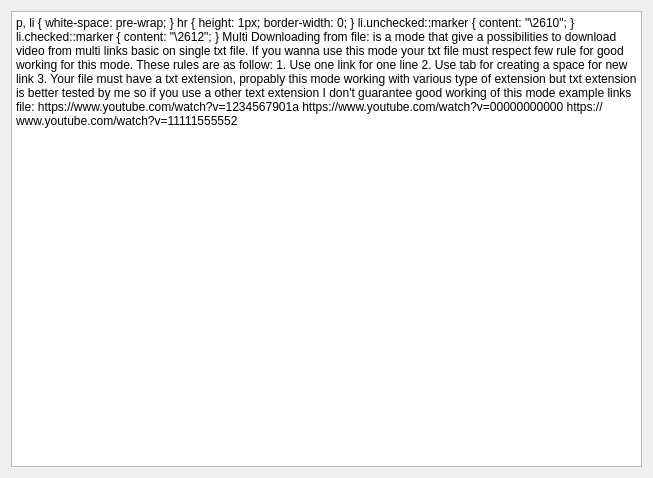
<?xml version="1.0" encoding="UTF-8"?>
<ui version="4.0">
 <class>MultiDownloadigInfoWidget</class>
 <widget class="QFrame" name="MultiDownloadigInfoWidget">
  <property name="geometry">
   <rect>
    <x>0</x>
    <y>0</y>
    <width>653</width>
    <height>478</height>
   </rect>
  </property>
  <property name="windowTitle">
   <string>Info About Multi Downloading Mode</string>
  </property>
  <layout class="QVBoxLayout" name="verticalLayout">
   <item>
    <widget class="QTextEdit" name="InfoAboutMultiDownloadingMode">
     <property name="html">
      <string>&lt;!DOCTYPE HTML PUBLIC &quot;-//W3C//DTD HTML 4.0//EN&quot; &quot;http://www.w3.org/TR/REC-html40/strict.dtd&quot;&gt;
&lt;html&gt;&lt;head&gt;&lt;meta name=&quot;qrichtext&quot; content=&quot;1&quot; /&gt;&lt;meta charset=&quot;utf-8&quot; /&gt;&lt;style type=&quot;text/css&quot;&gt;
p, li { white-space: pre-wrap; }
hr { height: 1px; border-width: 0; }
li.unchecked::marker { content: &quot;\2610&quot;; }
li.checked::marker { content: &quot;\2612&quot;; }
&lt;/style&gt;&lt;/head&gt;&lt;body style=&quot; font-family:'Noto Sans'; font-size:10pt; font-weight:400; font-style:normal;&quot;&gt;
&lt;p align=&quot;center&quot; style=&quot; margin-top:0px; margin-bottom:0px; margin-left:0px; margin-right:0px; -qt-block-indent:0; text-indent:0px;&quot;&gt;&lt;span style=&quot; font-size:14pt; font-weight:700;&quot;&gt;Multi Downloading from file: &lt;/span&gt;&lt;/p&gt;
&lt;p style=&quot; margin-top:0px; margin-bottom:0px; margin-left:0px; margin-right:0px; -qt-block-indent:0; text-indent:0px;&quot;&gt;&lt;span style=&quot; font-size:12pt;&quot;&gt;is a mode that give a possibilities to download video from multi links basic on single txt file. If you wanna use this mode your txt file must respect few rule for good working for this mode.&lt;/span&gt;&lt;/p&gt;
&lt;p style=&quot;-qt-paragraph-type:empty; margin-top:0px; margin-bottom:0px; margin-left:0px; margin-right:0px; -qt-block-indent:0; text-indent:0px; font-size:12pt;&quot;&gt;&lt;br /&gt;&lt;/p&gt;
&lt;p style=&quot; margin-top:0px; margin-bottom:0px; margin-left:0px; margin-right:0px; -qt-block-indent:0; text-indent:0px;&quot;&gt;&lt;span style=&quot; font-size:12pt; font-weight:700;&quot;&gt;These rules are as follow:&lt;/span&gt;&lt;/p&gt;
&lt;p style=&quot; margin-top:0px; margin-bottom:0px; margin-left:0px; margin-right:0px; -qt-block-indent:0; text-indent:0px;&quot;&gt;&lt;span style=&quot; font-size:12pt;&quot;&gt;1. Use one link for one line  &lt;/span&gt;&lt;/p&gt;
&lt;p style=&quot; margin-top:0px; margin-bottom:0px; margin-left:0px; margin-right:0px; -qt-block-indent:0; text-indent:0px;&quot;&gt;&lt;span style=&quot; font-size:12pt;&quot;&gt;2. Use tab for creating a space for new link &lt;/span&gt;&lt;/p&gt;
&lt;p style=&quot; margin-top:0px; margin-bottom:0px; margin-left:0px; margin-right:0px; -qt-block-indent:0; text-indent:0px;&quot;&gt;&lt;span style=&quot; font-size:12pt;&quot;&gt;3. Your file must have a txt extension, propably this mode working with various type of extension but txt extension is better tested by me so if you use a other text extension I don't guarantee good working of this mode&lt;/span&gt;&lt;/p&gt;
&lt;p style=&quot;-qt-paragraph-type:empty; margin-top:0px; margin-bottom:0px; margin-left:0px; margin-right:0px; -qt-block-indent:0; text-indent:0px; font-size:12pt;&quot;&gt;&lt;br /&gt;&lt;/p&gt;
&lt;p align=&quot;center&quot; style=&quot; margin-top:0px; margin-bottom:0px; margin-left:0px; margin-right:0px; -qt-block-indent:0; text-indent:0px;&quot;&gt;&lt;span style=&quot; font-size:14pt; font-weight:700;&quot;&gt;example links file: &lt;/span&gt;&lt;/p&gt;
&lt;p style=&quot; margin-top:0px; margin-bottom:0px; margin-left:0px; margin-right:0px; -qt-block-indent:0; text-indent:0px;&quot;&gt;&lt;span style=&quot; font-size:12pt;&quot;&gt;https://www.youtube.com/watch?v=1234567901a&lt;/span&gt;&lt;/p&gt;
&lt;p style=&quot; margin-top:0px; margin-bottom:0px; margin-left:0px; margin-right:0px; -qt-block-indent:0; text-indent:0px;&quot;&gt;&lt;span style=&quot; font-size:12pt;&quot;&gt;https://www.youtube.com/watch?v=00000000000&lt;br /&gt;https://www.youtube.com/watch?v=11111555552&lt;/span&gt;&lt;/p&gt;&lt;/body&gt;&lt;/html&gt;</string>
     </property>
    </widget>
   </item>
  </layout>
 </widget>
 <resources/>
 <connections/>
</ui>
